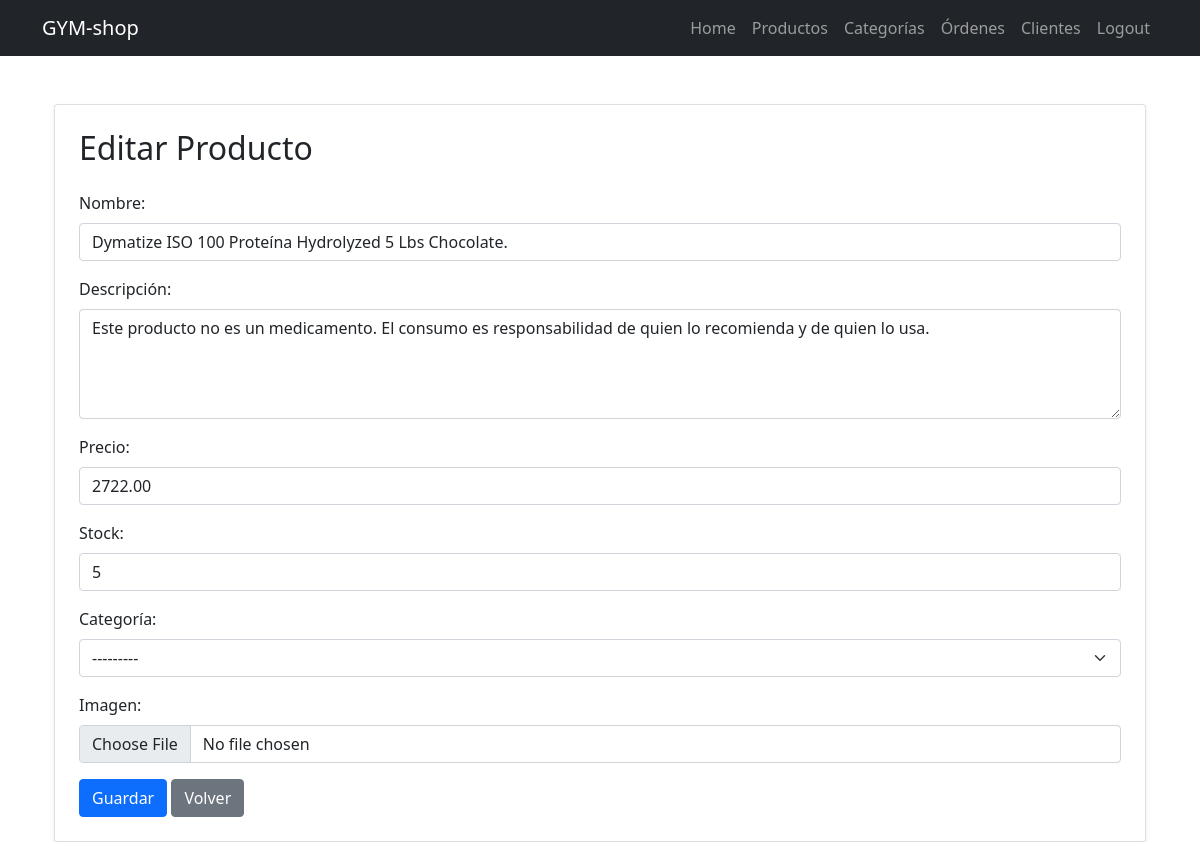
Page /productos/editar/15/ (signed in) on the committed database.
### tasks/models.py (models this page shows, shortened)
class Product(models.Model):
    nombre = models.CharField(max_length=100)
    descripcion = models.TextField()
    precio = models.DecimalField(max_digits=10, decimal_places=2)
    stock = models.PositiveIntegerField()
    categoria = models.ForeignKey('Categoria', on_delete=models.SET_NULL, null=True)
    imagen = models.FileField(upload_to= "imagenes", null = True )
    fecha_creacion = models.DateTimeField(auto_now_add=True)

### tasks/views.py (the view)
# urls.py: path('productos/editar/<int:product_id>/', views.product_update, name='product_update'),
@permission_required('tasks.add_product')
def product_update(request, product_id):
    producto = get_object_or_404(Product, pk=product_id)
    form = add_product_form(request.POST or None, request.FILES or None, instance=producto)
    if form.is_valid():
        form.save()
        return redirect('products')
    return render(request, 'product_form.html', {'form': form})

### tasks/forms.py
class add_product_form(ModelForm):
    class Meta:
        model = Product
        fields = ['nombre', 'descripcion', 'precio', 'stock', 'categoria', 'imagen']

### tasks/context_processors.py (called while the page is built)
def categorias_nav(request):
    categorias = Categoria.objects.all()
    return {'categorias_nav': categorias}

### tasks/templates/product_form.html (shortened to what this page needs)
{% extends 'base.html' %}
{% block content %}
<div class="container mt-5">
  <div class="card p-4 shadow-sm">
    <h2 class="mb-4">{% if form.instance.pk %}Editar Producto{% else %}Nuevo Producto{% endif %}</h2>
    <form method="post" enctype="multipart/form-data">
      <div class="mb-3">
        <label for="id_nombre" class="form-label">Nombre:</label>
        <input type="text" name="nombre" id="id_nombre" class="form-control" value="{{ form.nombre.value|default_if_none:'' }}">
      </div>
      <div class="mb-3">
        <label for="id_descripcion" class="form-label">Descripción:</label>
        <textarea name="descripcion" id="id_descripcion" rows="4" class="form-control">{{ form.descripcion.value|default_if_none:'' }}</textarea>
      </div>
      <div class="mb-3">
        <label for="id_precio" class="form-label">Precio:</label>
        <input type="number" name="precio" step="0.01" id="id_precio" class="form-control" value="{{ form.precio.value|default_if_none:'' }}">
      </div>
      <div class="mb-3">
        <label for="id_stock" class="form-label">Stock:</label>
        <input type="number" name="stock" id="id_stock" class="form-control" value="{{ form.stock.value|default_if_none:'' }}">
      </div>
      <div class="mb-3">
        <label for="id_categoria" class="form-label">Categoría:</label>
        <select name="categoria" id="id_categoria" class="form-select">
          <option value="">---------</option>
        </select>
      </div>
      <div class="mb-3">
        <label for="id_imagen" class="form-label">Imagen:</label>
        <input type="file" name="imagen" id="id_imagen" class="form-control">
      </div>
      <button type="submit" class="btn btn-primary">Guardar</button>
      <a href="{% url 'products' %}" class="btn btn-secondary">Volver</a>
    </form>
  </div>
</div>
{% endblock %}

### rows in the picture
Product: nombre "Dymatize ISO 100 Proteína Hydrolyzed 5 Lbs Chocolate.", descripcion "Este producto no es un medicamento. El consumo es responsabilidad de quien lo recomienda y de quien lo usa.", precio "2722.00"
